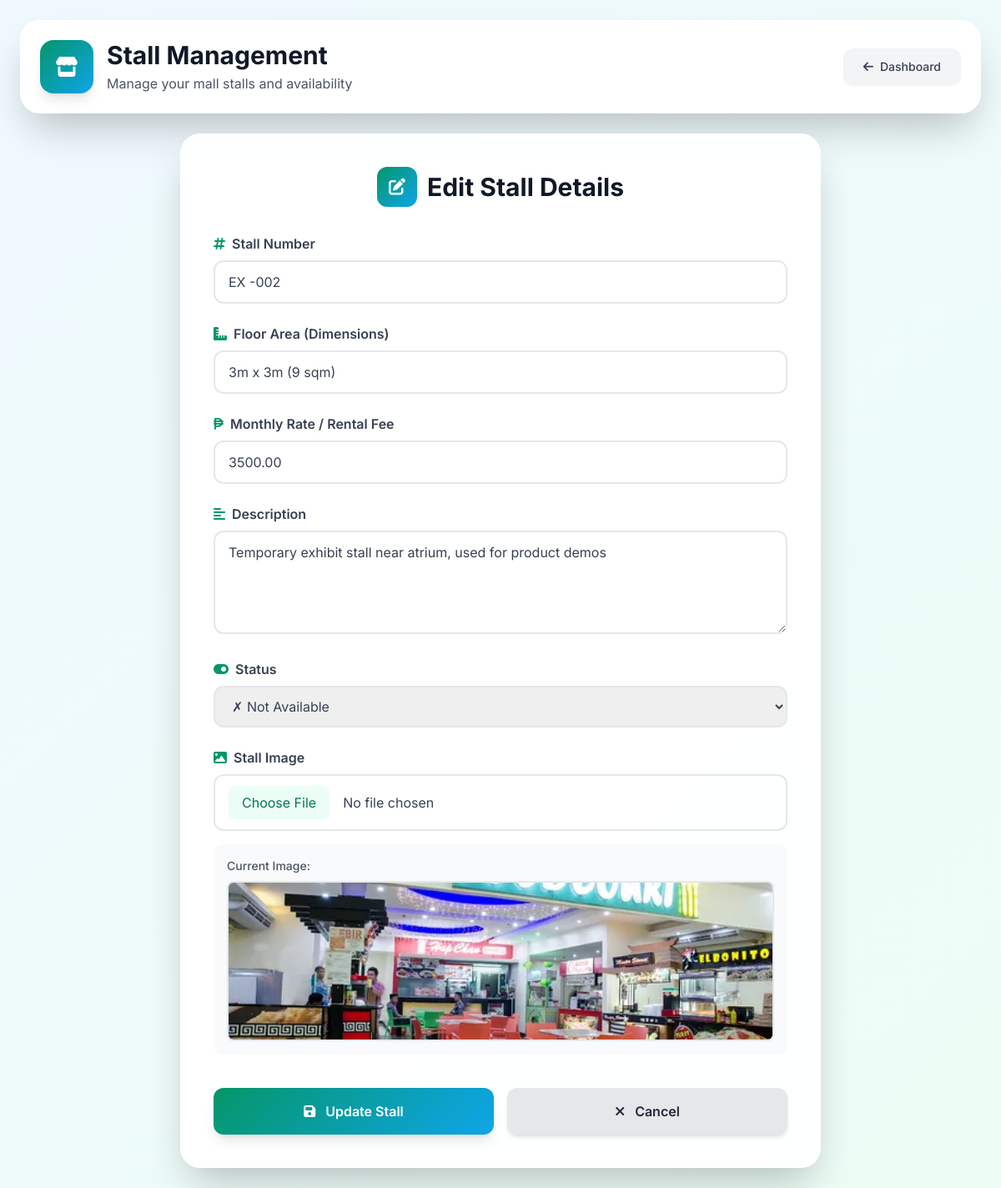
Page /stall_page.php?edit=32 (signed in) on the committed database.
### tables this page shows
CREATE TABLE `stalls` (
  `id` int(11) NOT NULL,
  `stall_number` varchar(20) NOT NULL,
  `floor_area` varchar(50) NOT NULL,
  `monthly_rate` decimal(10,2) NOT NULL,
  `description` text NOT NULL,
  `status` enum('available','not_available','reserved') NOT NULL DEFAULT 'available',
  `image_path` varchar(255) DEFAULT NULL,
  `created_at` timestamp NOT NULL DEFAULT current_timestamp(),
  `updated_at` timestamp NOT NULL DEFAULT current_timestamp() ON UPDATE current_timestamp()
);

### stall_page.php (the view, shortened to what this page needs)
<?php
require 'config.php';
$edit_mode = false;
$current_stall = null;
if (isset($_GET['edit'])) {
    $stall_id = $_GET['edit'];
    $stmt = $conn->prepare("SELECT * FROM stalls WHERE id=?");
    $stmt->bind_param("i", $stall_id);
    $stmt->execute();
    $result = $stmt->get_result();
    $current_stall = $result->fetch_assoc();
    if ($current_stall) {
        $edit_mode = true;
    }
}
$stalls_result = $conn->query("SELECT * FROM stalls ORDER BY stall_number");
?>
<!DOCTYPE html>
<html lang="en" class="scroll-smooth">
<head>
    <script src="https://cdn.tailwindcss.com"></script>
    <link rel="stylesheet" href="https://cdnjs.cloudflare.com/ajax/libs/font-awesome/6.4.0/css/all.min.css" />
</head>
<body class="min-h-screen p-6">
    <div class="max-w-7xl mx-auto">
        <div class="glass-effect rounded-3xl shadow-2xl p-6 mb-6 animate-fade-in">
            <div class="flex items-center justify-between flex-wrap gap-4">
                <div class="flex items-center gap-4">
                    <div class="w-16 h-16 gradient-primary rounded-2xl flex items-center justify-center shadow-lg">
                        <i class="fas fa-store text-white text-2xl"></i>
                    </div>
                    <div>
                        <h1 class="text-3xl font-bold text-gray-900">Stall Management</h1>
                        <p class="text-gray-600 mt-1">Manage your mall stalls and availability</p>
                    </div>
                </div>
                <div class="flex flex-wrap items-center gap-3 w-full sm:w-auto">
                    <a href="admin_dashboard.php" class="flex-1 sm:flex-none justify-center bg-gray-100 hover:bg-gray-200 text-gray-700 px-4 sm:px-6 py-3 rounded-xl transition-all flex items-center gap-2 font-medium shadow-sm text-sm">
                        <i class="fas fa-arrow-left"></i>
                        <span>Dashboard</span>
                    </a>
                </div>
            </div>
        </div>
        <?php if (!isset($_GET['edit']) && !isset($_GET['create']) && !isset($_GET['delete'])): ?>
            <?php if ($stalls_result->num_rows > 0): ?>
                <div class="grid grid-cols-1 md:grid-cols-2 lg:grid-cols-3 gap-6 animate-fade-in">
                    <?php while ($stall = $stalls_result->fetch_assoc()): ?>
                        <div class="stall-card glass-effect rounded-2xl shadow-lg overflow-hidden">
                            <div class="relative h-48 bg-gradient-to-br from-emerald-400 to-blue-500 overflow-hidden">
                                <?php if (!empty($stall['image_path']) && file_exists($stall['image_path'])): ?>
                                    <img src="<?php echo htmlspecialchars($stall['image_path']); ?>" alt="Stall <?php echo htmlspecialchars($stall['stall_number']); ?>" class="w-full h-full object-cover">
                                <?php else: ?>
                                    <div class="w-full h-full flex items-center justify-center">
                                        <i class="fas fa-store text-white text-6xl opacity-50"></i>
                                    </div>
                                <?php endif; ?>
                                <div class="absolute top-4 right-4">
                                    <span class="px-3 py-1.5 rounded-full text-xs font-semibold shadow-lg backdrop-blur-sm
                                        <?php echo $stall['status'] == 'available' ? 'bg-green-500 text-white' :
                                              ($stall['status'] == 'reserved' ? 'bg-yellow-500 text-white' : 'bg-red-500 text-white'); ?>">
                                        <i class="fas <?php echo $stall['status'] == 'available' ? 'fa-check-circle' :
                                              ($stall['status'] == 'reserved' ? 'fa-clock' : 'fa-times-circle'); ?> mr-1"></i>
                                        <?php echo ucfirst(str_replace('_', ' ', $stall['status'])); ?>
                                    </span>
                                </div>
                            </div>
                            <div class="p-6">
                                <div class="flex items-center justify-between mb-3">
                                    <h3 class="text-xl font-bold text-gray-900">
                                        <i class="fas fa-hashtag text-emerald-600 text-sm"></i>
                                        <?php echo htmlspecialchars($stall['stall_number']); ?>
                                    </h3>
                                    <div class="text-right">
                                        <p class="text-2xl font-bold text-emerald-600">₱<?php echo number_format($stall['monthly_rate'], 0); ?></p>
                                        <p class="text-xs text-gray-500">per month</p>
                                    </div>
                                </div>
                                <div class="space-y-2 mb-4">
                                    <div class="flex items-center gap-2 text-gray-600">
                                        <i class="fas fa-ruler-combined text-emerald-600 w-5"></i>
                                        <span class="text-sm"><?php echo htmlspecialchars($stall['floor_area']); ?></span>
                                    </div>
                                    <div class="flex items-start gap-2 text-gray-600">
                                        <i class="fas fa-info-circle text-emerald-600 w-5 mt-0.5"></i>
                                        <span class="text-sm line-clamp-2"><?php echo htmlspecialchars($stall['description']); ?></span>
                                    </div>
                                </div>
                                <div class="flex gap-2 pt-4 border-t border-gray-100">
                                    <a href="?edit=<?php echo $stall['id']; ?>" class="flex-1 bg-blue-500 hover:bg-blue-600 text-white px-4 py-2.5 rounded-xl transition-all flex items-center justify-center gap-2 font-medium shadow-sm">
                                        <i class="fas fa-edit"></i>
                                        <span>Edit</span>
                                    </a>
                                    <a href="?delete=<?php echo $stall['id']; ?>" onclick="return confirm('Are you sure you want to delete this stall?')" class="flex-1 bg-red-500 hover:bg-red-600 text-white px-4 py-2.5 rounded-xl transition-all flex items-center justify-center gap-2 font-medium shadow-sm">
                                        <i class="fas fa-trash-alt"></i>
                                        <span>Delete</span>
                                    </a>
                                </div>
                            </div>
                        </div>
                    <?php endwhile; ?>
                </div>
            <?php else: ?>
                <div class="glass-effect rounded-3xl shadow-lg p-12 text-center animate-fade-in">
                    <div class="w-24 h-24 bg-gray-100 rounded-full flex items-center justify-center mx-auto mb-6">
                        <i class="fas fa-store-slash text-5xl text-gray-400"></i>
                    </div>
                    <h2 class="text-2xl font-bold text-gray-900 mb-2">No Stalls Yet</h2>
                    <p class="text-gray-600 mb-6">Start by creating your first stall to manage your mall spaces.</p>
                    <a href="?create" class="gradient-primary hover:opacity-90 text-white px-8 py-3 rounded-xl transition-all inline-flex items-center gap-2 font-medium shadow-lg">
                        <i class="fas fa-plus-circle"></i>
                        <span>Create First Stall</span>
                    </a>
                </div>
            <?php endif; ?>
        <?php else: ?>
            <div class="glass-effect rounded-3xl shadow-2xl p-8 sm:p-10 animate-fade-in max-w-3xl mx-auto">
                <div class="flex items-center justify-center gap-3 mb-8">
                    <div class="w-12 h-12 gradient-primary rounded-xl flex items-center justify-center">
                        <i class="fas <?php echo $edit_mode ? 'fa-edit' : 'fa-plus-circle'; ?> text-white text-xl"></i>
                    </div>
                    <h1 class="text-3xl font-bold text-gray-900">
                        <?php echo $edit_mode ? 'Edit Stall Details' : 'Create New Stall'; ?>
                    </h1>
                </div>
                <form method="post" action="<?php echo htmlspecialchars($_SERVER["PHP_SELF"]); ?>" class="space-y-6" enctype="multipart/form-data">
                    <div>
                        <label for="stall_number" class="block text-gray-700 font-semibold mb-2 flex items-center gap-2">
                            <i class="fas fa-hashtag text-emerald-600"></i>
                            Stall Number
                        </label>
                        <input
                            type="text"
                            id="stall_number"
                            name="stall_number"
                            required
                            class="w-full px-4 py-3 border-2 border-gray-200 rounded-xl text-gray-700 placeholder-gray-400 transition"
                            placeholder="e.g., ST-001"
                            autocomplete="off"
                            value="<?php echo $edit_mode ? htmlspecialchars($current_stall['stall_number']) : ''; ?>"
                        />
                    </div>
                    <div>
                        <label for="floor_area" class="block text-gray-700 font-semibold mb-2 flex items-center gap-2">
                            <i class="fas fa-ruler-combined text-emerald-600"></i>
                            Floor Area (Dimensions)
                        </label>
                        <input
                            type="text"
                            id="floor_area"
                            name="floor_area"
                            required
                            class="w-full px-4 py-3 border-2 border-gray-200 rounded-xl text-gray-700 placeholder-gray-400 transition"
                            placeholder="e.g., 5m x 5m or 25 sqm"
                            autocomplete="off"
                            value="<?php echo $edit_mode ? htmlspecialchars($current_stall['floor_area']) : ''; ?>"
                        />
                    </div>
                    <div>
                        <label for="monthly_rate" class="block text-gray-700 font-semibold mb-2 flex items-center gap-2">
                            <i class="fas fa-peso-sign text-emerald-600"></i>
                            Monthly Rate / Rental Fee
                        </label>
                        <input
                            type="number"
                            id="monthly_rate"
                            name="monthly_rate"
                            required
                            step="0.01"
                            class="w-full px-4 py-3 border-2 border-gray-200 rounded-xl text-gray-700 placeholder-gray-400 transition"
                            placeholder="e.g., 5000.00"
                            autocomplete="off"
                            value="<?php echo $edit_mode ? htmlspecialchars($current_stall['monthly_rate']) : ''; ?>"
                        />
                    </div>
                    <div>
                        <label for="description" class="block text-gray-700 font-semibold mb-2 flex items-center gap-2">
                            <i class="fas fa-align-left text-emerald-600"></i>
                            Description
                        </label>
                        <textarea
                            id="description"
                            name="description"
                            required
                            rows="4"
                            class="w-full px-4 py-3 border-2 border-gray-200 rounded-xl text-gray-700 placeholder-gray-400 transition resize-y"
                            placeholder="e.g., Corner stall, near entrance, with glass display"
                        ><?php echo $edit_mode ? htmlspecialchars($current_stall['description']) : ''; ?></textarea>
                    </div>
                    <div>
                        <label for="status" class="block text-gray-700 font-semibold mb-2 flex items-center gap-2">
                            <i class="fas fa-toggle-on text-emerald-600"></i>
                            Status
                        </label>
                        <select
                            id="status"
                            name="status"
                            required
                            class="w-full px-4 py-3 border-2 border-gray-200 rounded-xl text-gray-700 transition cursor-pointer"
                        >
                            <option value="not_available" <?php echo ($edit_mode && $current_stall['status'] == 'not_available') ? 'selected' : ''; ?>>✗ Not Available</option>
                        </select>
                    </div>
                    <div>
                        <label for="image" class="block text-gray-700 font-semibold mb-2 flex items-center gap-2">
                            <i class="fas fa-image text-emerald-600"></i>
                            Stall Image
                        </label>
                        <input
                            type="file"
                            id="image"
                            name="image"
                            accept="image/*"
                            class="w-full px-4 py-3 border-2 border-gray-200 rounded-xl text-gray-700 transition cursor-pointer file:mr-4 file:py-2 file:px-4 file:rounded-lg file:border-0 file:bg-emerald-50 file:text-emerald-700 hover:file:bg-emerald-100"
                            onchange="previewImage(this)"
                        />
                        <?php if ($edit_mode && !empty($current_stall['image_path'])): ?>
                            <div class="mt-4 p-4 bg-gray-50 rounded-xl">
                                <p class="text-sm text-gray-600 mb-2 font-medium">Current Image:</p>
                                <img src="<?php echo htmlspecialchars($current_stall['image_path']); ?>" alt="Current Stall Image" class="w-full h-48 object-cover rounded-lg border-2 border-gray-200" />
                            </div>
                        <?php endif; ?>
                    </div>
                    <div class="flex gap-4 pt-4">
                        <button
                            type="submit"
                            class="flex-1 gradient-primary hover:opacity-90 text-white font-semibold py-4 rounded-xl shadow-lg flex items-center justify-center gap-3 transition-all"
                        >
                            <i class="fas <?php echo $edit_mode ? 'fa-save' : 'fa-plus-circle'; ?>"></i>
                            <?php echo $edit_mode ? 'Update Stall' : 'Create Stall'; ?>
                        </button>
                        <a
                            href="stall_page.php"
                            class="flex-1 bg-gray-200 hover:bg-gray-300 text-gray-800 font-semibold py-4 rounded-xl shadow-md flex items-center justify-center gap-3 transition-all"
                        >
                            <i class="fas fa-times"></i>
                            Cancel
                        </a>
                    </div>
                </form>
            </div>
        <?php endif; ?>
    </div>
</body>
</html>

### stall_page.php (style rules this page uses)
body { font-family: 'Inter', sans-serif; background: linear-gradient(135deg, #f0f9ff 0%, #ecfdf5 100%); }
.glass-effect { background: rgba(255, 255, 255, 0.95); backdrop-filter: blur(10px); }
.gradient-primary { background: linear-gradient(135deg, #059669 0%, #0ea5e9 100%); }
.animate-fade-in { animation: fadeIn 0.5s ease-in-out; }

### rows in the picture
stalls: stall_number "EX -002", floor_area "3m x 3m (9 sqm)", monthly_rate "3500.00", description "Temporary exhibit stall near atrium, used for product demos", status "✗ Not Available", image_path (picture)
